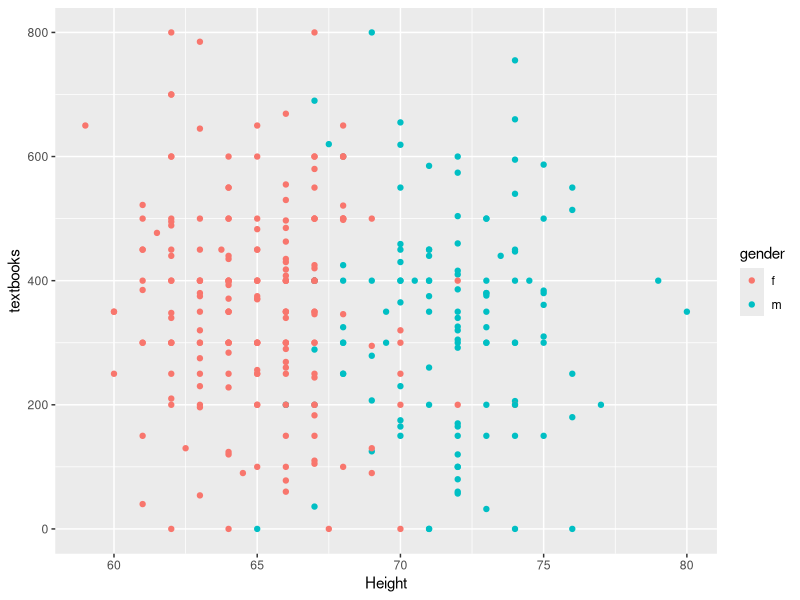
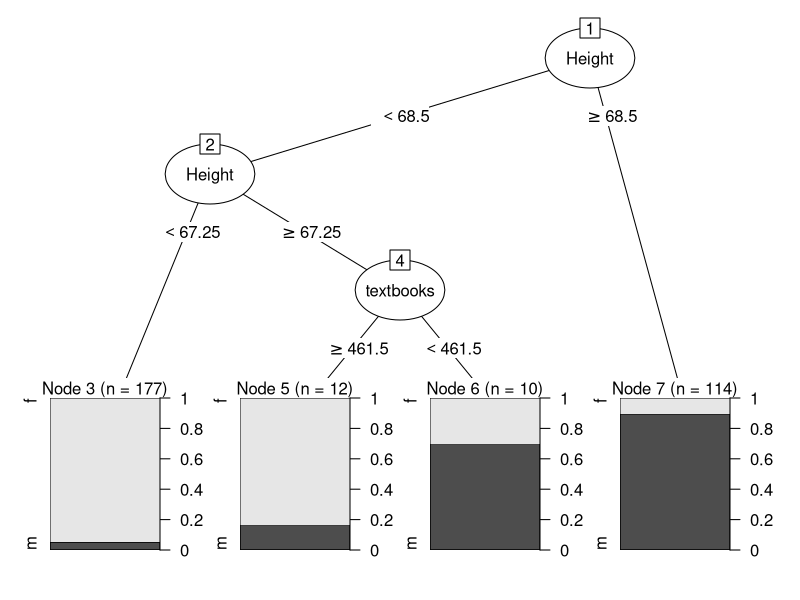
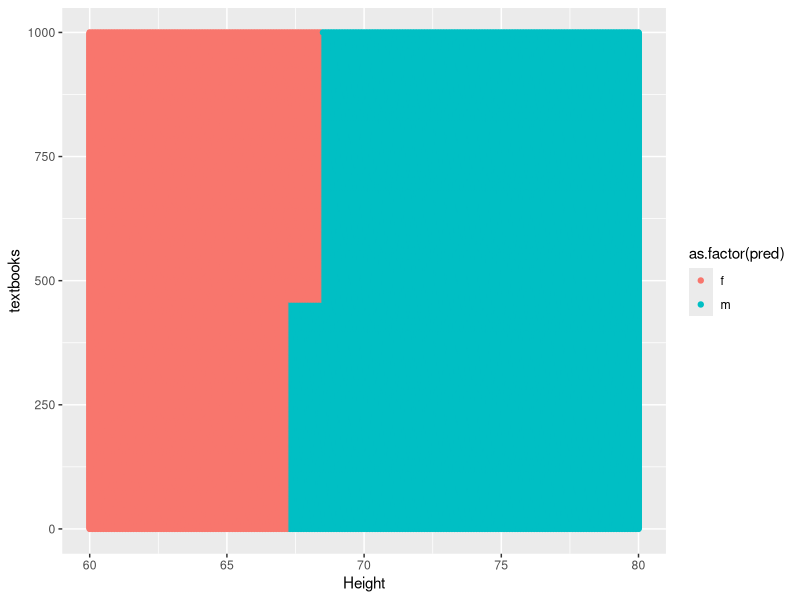
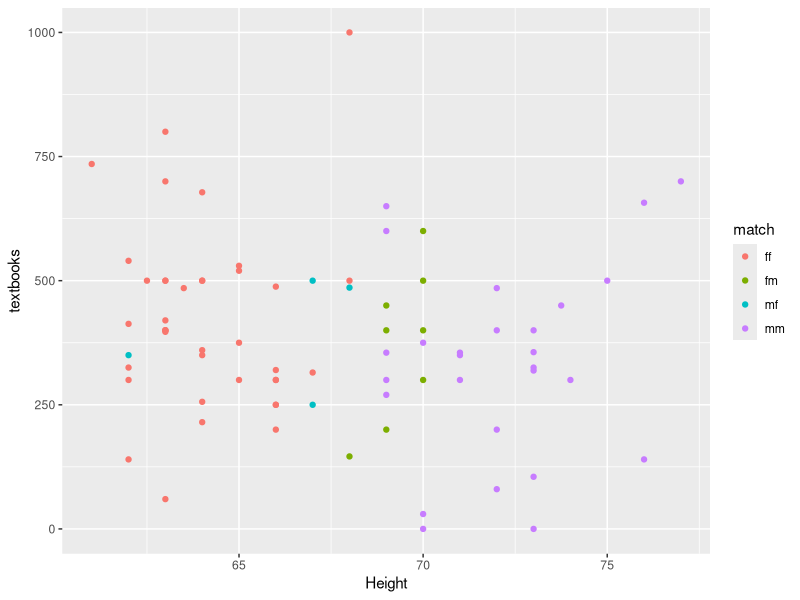
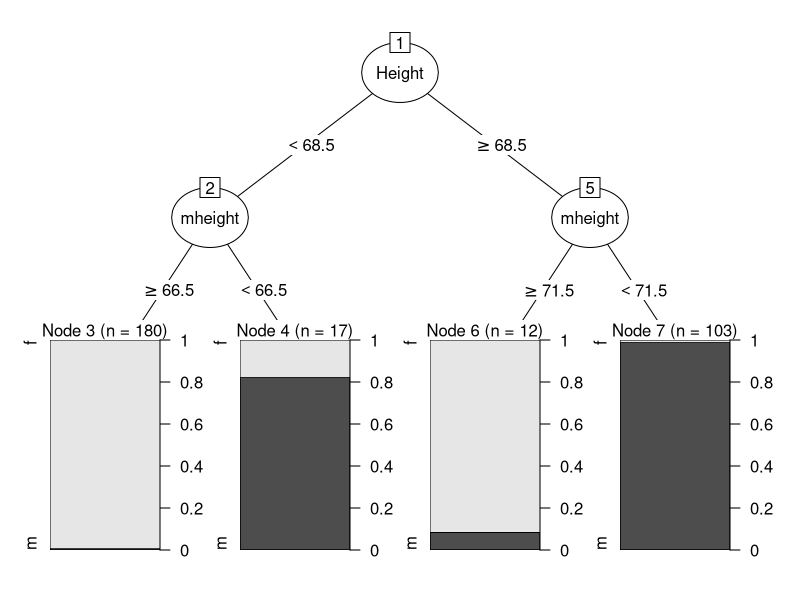
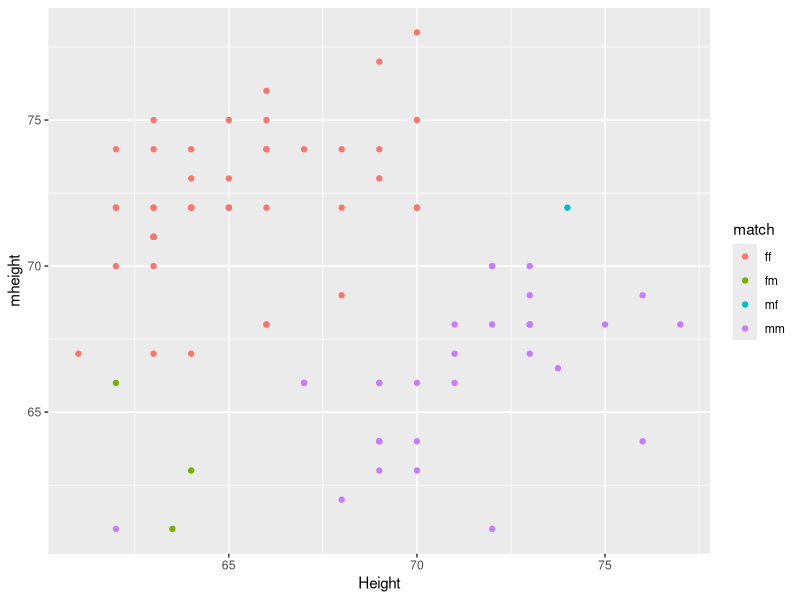
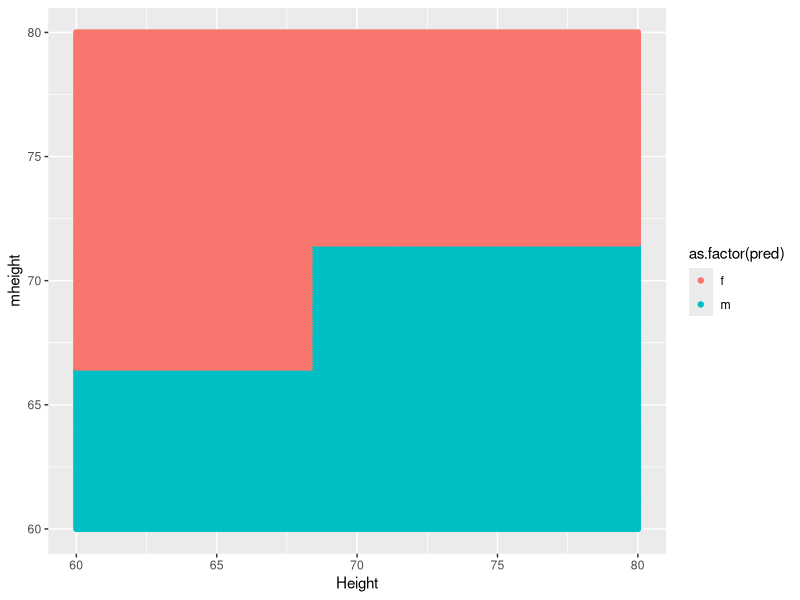

Generate these figures, in order, with R:
## ---- chunk 1
#bring in the data
suppressPackageStartupMessages( {
library(tidyverse)
library(partykit)
library(rpart)
} )
setwd("C:/Users/dunca/OneDrive/Desktop/Course Work/Intro to Data Science/Data")
undergrad_survey <- read_csv("undergrad_survey.csv")
glimpse(undergrad_survey)

## ---- chunk 2
#create training data
n <- nrow(undergrad_survey)
set.seed(1999)
test_index <- sample.int(n,size=round(0.2*n))
train_ugrad <- undergrad_survey[-test_index,]
test_ugrad <- undergrad_survey[test_index,]
ggplot(train_ugrad) +
  geom_point(aes(x = Height, y = textbooks, color = gender))
## ---- chunk 3
gender_height_textbook_tree <- rpart::rpart(gender~Height+textbooks,data=train_ugrad)
plot(as.party(gender_height_textbook_tree))
## ---- chunk 4
test_ugrad$pred1 <- predict(gender_height_textbook_tree, newdata=test_ugrad,type="class")
table(test_ugrad$pred1, test_ugrad$gender)
## ---- chunk 5
test_grid <- expand.grid(Height = seq(60, 80, 0.1), textbooks = seq(0, 1000, 1))
test_grid$pred <- predict(gender_height_textbook_tree, newdata = test_grid, type="class")
pred_plot <- ggplot(test_grid,aes(x=Height,y=textbooks,color=as.factor(pred)))+geom_point()
pred_plot
## ---- chunk 6
ggplot() +
  #geom_point(data = train_ugrad, aes(x = Height, y = mheight, colour = gender)) +
  geom_point(data = test_ugrad %>% filter(!is.na(gender), !is.na(Height), !is.na(textbooks)), 
             aes(x = Height, y = textbooks, colour = ifelse(pred1==gender,
                                                          ifelse(gender=='f','ff','mm'),
                                                          ifelse(gender=='f', 'fm', 'mf'))))+
  labs(color = 'match')

## ---- chunk 7
gender_height_mheight_tree <- rpart::rpart(gender~Height+mheight,data=train_ugrad)
plot(as.party(gender_height_mheight_tree))
## ---- chunk 8
test_ugrad$pred2 <- predict(gender_height_mheight_tree, newdata=test_ugrad,type="class")
acc <- sum(test_ugrad$pred2 == test_ugrad$gender)/dim(test_ugrad)[1]
table(test_ugrad$pred2,test_ugrad$gender)
## ---- chunk 9
ggplot() +
  #geom_point(data = train_ugrad, aes(x = Height, y = mheight, colour = gender)) +
  geom_point(data = test_ugrad %>% filter(!is.na(gender), !is.na(Height), !is.na(mheight)), 
             aes(x = Height, y = mheight, colour = ifelse(pred2==gender,
                                                          ifelse(gender=='f','ff','mm'),
                                                          ifelse(gender=='f', 'fm', 'mf'))))+
  labs(color = 'match')

## ---- chunk 10
test_grid2 <- expand.grid(Height = seq(60, 80, 0.1), mheight = seq(60, 80, 0.1))
test_grid2$pred <- predict(gender_height_mheight_tree, newdata = test_grid2, type="class")
pred_plot <- ggplot(test_grid2,aes(x=Height,y=mheight,color=as.factor(pred)))+geom_point()
pred_plot
